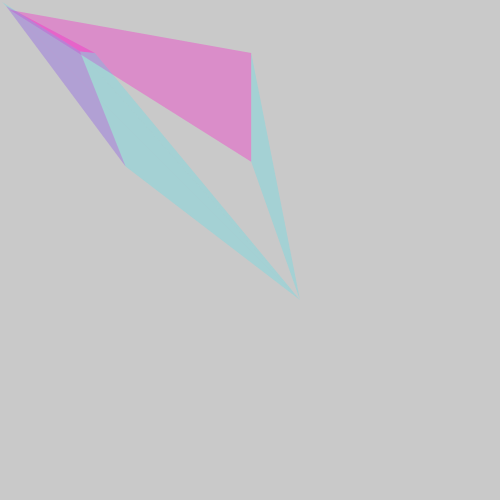
Frame 1 (no input)
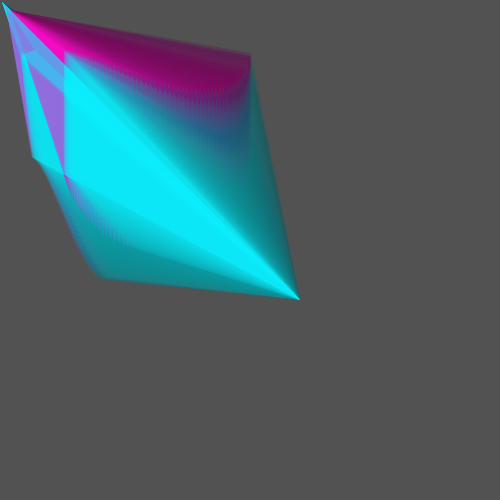
Frame 60 (the mouse pressed at the canvas centre just before this capture)
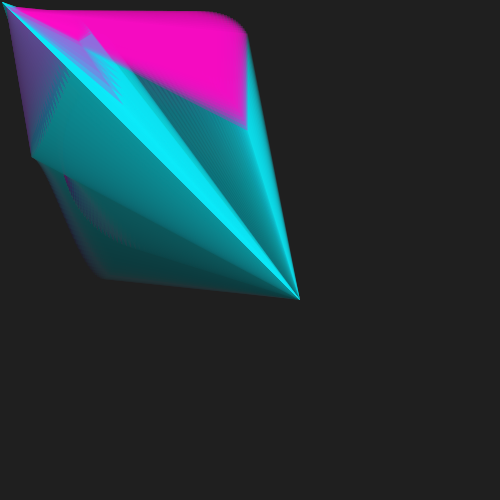
Frame 120 (the mouse held since frame 60 and released just before this capture)

The Processing sketch that drew these frames (run headless with seeded random() and noise(); from frame 60 on, the mouse is pressed at the canvas centre):

// Processing sketch: processing_167621
// ── processing_167621.pde

float angle = 0.0; 
float speed = 0.05;
float radius = 30.0;
float sx = 2.0;
float sy = 2.0;

void setup() {
  size(500,500);
  noStroke();
  smooth();
}

void draw() {
  fill(0,4);
  rect(0,0,width,height);
  angle +=speed;
  float sinval = sin(angle);
  float cosval = cos(angle);
  float x = 50 + (cosval *radius);
  float y = 50 + (sinval * radius);
  fill(255, 10, 200, 80);
  triangle(x, y, 2 ,2, x, y);
  float x2 = x + cos(angle * sx) * radius/2;
  float y2 = y + sin(angle * sy) * radius/2;
  triangle(x2, y2, 6, 6, x, y);
  triangle(x*PI, y2, 10, 10, x*PI, y*PI);
  triangle(x*HALF_PI, y2*PI, 6, 6, x, y);
  
  fill(10, 240, 255, 50);
  triangle(300, 300, 2 ,2, x, y);
  triangle (300, 300, x2, y2, x, y);
  triangle(300, 300,x*PI, y2, x*PI, y*PI);
  triangle(300, 300, x*HALF_PI, y2*PI, 6, 6);
}
